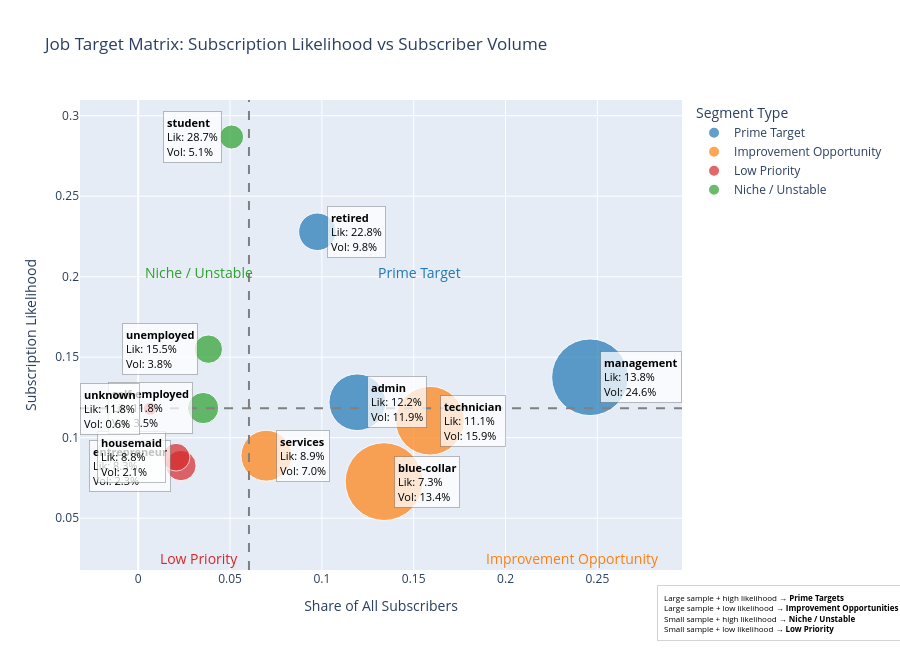

Notebook source saved alongside this figure:
### Markdown cell above
Yes, retired customers are more likely to subscribe than working professionals
> Summary:
> - Students and Retired customers show the highest subscription likelihood, but they represent relatively small portions of the subscriber base
> - Most subscribers come from working professional groups such as management, technician, blue-collar, and admin
>   - These groups have lower likelihood but large population size, meaning even little improvements in conversion rates could generate substantial total gains

### Code cell
# Target Matrix with plotly to show the target segments based on subscription likelihood and subscriber volume by job category
import pandas as pd
import plotly.express as px

# --- Prepare data ---
df['y_binary'] = df['y'].apply(lambda x: 1 if x=='yes' else 0)

# Likelihood table
likelihood = (
    df.groupby('job')['y_binary']
    .mean()
    .reset_index()
    .rename(columns={'y_binary': 'likelihood'})
)

# Volume table (share of all subscribers)
subscriber_counts = (
    df[df['y'] == 'yes']
    .groupby('job')
    .size()
    .reset_index(name='subscriber_count')
)

total_subscribers = subscriber_counts['subscriber_count'].sum()
subscriber_counts['volume_share'] = subscriber_counts['subscriber_count'] / total_subscribers

# Sample size table
sample_size = df.groupby('job').size().reset_index(name='sample_size')

# Merge all metrics
merged = likelihood.merge(subscriber_counts, on='job', how='left')
merged = merged.merge(sample_size, on='job', how='left')
merged['volume_share'] = merged['volume_share'].fillna(0)

# --- Compute thresholds ---
likelihood_threshold = merged['likelihood'].median()
volume_threshold = merged['volume_share'].median()

# --- Assign quadrant labels ---
def classify_quadrant(row):
    if row['volume_share'] >= volume_threshold and row['likelihood'] >= likelihood_threshold:
        return "Prime Target"
    elif row['volume_share'] >= volume_threshold and row['likelihood'] < likelihood_threshold:
        return "Improvement Opportunity"
    elif row['volume_share'] < volume_threshold and row['likelihood'] >= likelihood_threshold:
        return "Niche / Unstable"
    else:
        return "Low Priority"

merged['quadrant'] = merged.apply(classify_quadrant, axis=1)

# --- Quadrant color map ---
quadrant_colors = {
    "Prime Target":  "#1f77b4",              # blue
    "Improvement Opportunity": "#ff7f0e",  # orange
    "Niche / Unstable": "#2ca02c",          # green
    "Low Priority": "#d62728"         # red 
}

# --- Base scatter ---
fig = px.scatter(
    merged,
    x='volume_share',
    y='likelihood',
    color='quadrant',
    size='sample_size',
    hover_data={
        "job": True,
        "likelihood": ":.2%",
        "volume_share": ":.2%",
        "sample_size": True,
        "subscriber_count": True,
        "quadrant": True
    },
    title="Job Target Matrix: Subscription Likelihood vs Subscriber Volume",
    labels={'volume_share': 'Share of All Subscribers', 'likelihood': 'Subscription Likelihood'},
    size_max=55,
    color_discrete_map=quadrant_colors
)

# Add quadrant reference lines
fig.add_hline(y=likelihood_threshold, line_dash="dash", line_color="gray")
fig.add_vline(x=volume_threshold, line_dash="dash", line_color="gray")

fig.update_layout(width=900, height=650, legend_title_text="Segment Type")

# --- Quadrant labels ---
x_min, x_max = merged['volume_share'].min(), merged['volume_share'].max()
y_min, y_max = merged['likelihood'].min(), merged['likelihood'].max()
x_left  = (x_min + volume_threshold) / 2
x_right = (volume_threshold + x_max) / 2 
y_bottom = (y_min + likelihood_threshold) / 2 # not used but calculated for consistency
y_top    = (likelihood_threshold + y_max) / 2

# for improving the readability of "Improvement Opportunity" and "Low Priority" labels in the graph, we set a specific location for it
x_improve = volume_threshold + (x_max - volume_threshold) * 0.95
y_improve = y_min + (likelihood_threshold - y_min) * -1.05

fig.add_annotation(x=x_right, y=y_top, text="Prime Target", showarrow=False, font=dict(size=14, color= "#1f77b4"))
fig.add_annotation(x=x_improve, y=y_improve, text="Improvement Opportunity", showarrow=False, font=dict(size=14, color="#ff7f0e"))
fig.add_annotation(x=x_left, y=y_top, text="Niche / Unstable", showarrow=False, font=dict(size=14, color= "#2ca02c"))
fig.add_annotation(x=x_left, y=y_improve, text="Low Priority", showarrow=False, font=dict(size=14, color="#d62728"))

# --- Bubble labels ---
for _, row in merged.iterrows():

    label_text = (
        f"<b>{row['job']}</b><br>"
        f"Lik: {row['likelihood']:.1%}<br>"
        f"Vol: {row['volume_share']:.1%}"
    )

    if row['volume_share'] < volume_threshold:
        xanchor = "right"
        xshift = -10
    else:
        xanchor = "left"
        xshift = 10


    fig.add_annotation(
        x=row['volume_share'],
        y=row['likelihood'],
        text=label_text,
        showarrow=False,
        font=dict(size=11, color="black"),
        align="left",
        xanchor=xanchor,
        yanchor="middle",
        xshift=xshift,
        bgcolor="rgba(255,255,255,0.75)",
        bordercolor="rgba(0,0,0,0.25)",
        borderwidth=1,
        borderpad=3
    )
    # Add information box explaining quadrants
    fig.add_annotation(
        x=1.37, y=-0.15, xref="paper", yref="paper",
        text=(
        "Large sample + high likelihood → <b>Prime Targets</b><br>"
        "Large sample + low likelihood → <b>Improvement Opportunities</b><br>"
        "Small sample + high likelihood → <b>Niche / Unstable</b><br>"
        "Small sample + low likelihood → <b>Low Priority</b>"
        ),
        showarrow=False,
        align="left",
        font=dict(size=8, color="black"),
        bordercolor="lightgrey",
        borderwidth=1,
        borderpad=6,
        bgcolor="white",
        opacity=0.9)

fig.show()

### Figure 1 — Plotly figure (JSON) as saved in the notebook; plotly's stock layout.template omitted (floating-point values rounded to 4 significant figures)
{"data": [{"customdata": [["admin", 5171, 631, "Prime Target"], ["management", 9458, 1301, "Prime Target"], ["retired", 2264, 516, "Prime Target"]], "hovertemplate": "quadrant=%{customdata[3]}<br>Share of All Subscribers=%{x:.2%}<br>Subscription Likelihood=%{y:.2%}<br>sample_size=%{customdata[1]}<br>job=%{customdata[0]}<br>subscriber_count=%{customdata[2]}<extra></extra>", "legendgroup": "Prime Target", "marker": {"color": "#1f77b4", "size": [5171, 9458, 2264], "sizemode": "area", "sizeref": 3.217, "symbol": "circle"}, "mode": "markers", "name": "Prime Target", "orientation": "v", "showlegend": true, "type": "scatter", "x": [0.1193, 0.246, 0.09756], "xaxis": "x", "y": [0.122, 0.1376, 0.2279], "yaxis": "y"}, {"customdata": [["blue-collar", 9732, 708, "Improvement Opportunity"], ["services", 4154, 369, "Improvement Opportunity"], ["technician", 7597, 840, "Improvement Opportunity"]], "hovertemplate": "quadrant=%{customdata[3]}<br>Share of All Subscribers=%{x:.2%}<br>Subscription Likelihood=%{y:.2%}<br>sample_size=%{customdata[1]}<br>job=%{customdata[0]}<br>subscriber_count=%{customdata[2]}<extra></extra>", "legendgroup": "Improvement Opportunity", "marker": {"color": "#ff7f0e", "size": [9732, 4154, 7597], "sizemode": "area", "sizeref": 3.217, "symbol": "circle"}, "mode": "markers", "name": "Improvement Opportunity", "orientation": "v", "showlegend": true, "type": "scatter", "x": [0.1339, 0.06977, 0.1588], "xaxis": "x", "y": [0.07275, 0.08883, 0.1106], "yaxis": "y"}, {"customdata": [["entrepreneur", 1487, 123, "Low Priority"], ["housemaid", 1240, 109, "Low Priority"], ["unknown", 288, 34, "Low Priority"]], "hovertemplate": "quadrant=%{customdata[3]}<br>Share of All Subscribers=%{x:.2%}<br>Subscription Likelihood=%{y:.2%}<br>sample_size=%{customdata[1]}<br>job=%{customdata[0]}<br>subscriber_count=%{customdata[2]}<extra></extra>", "legendgroup": "Low Priority", "marker": {"color": "#d62728", "size": [1487, 1240, 288], "sizemode": "area", "sizeref": 3.217, "symbol": "circle"}, "mode": "markers", "name": "Low Priority", "orientation": "v", "showlegend": true, "type": "scatter", "x": [0.02326, 0.02061, 0.006428], "xaxis": "x", "y": [0.08272, 0.0879, 0.1181], "yaxis": "y"}, {"customdata": [["self-employed", 1579, 187, "Niche / Unstable"], ["student", 938, 269, "Niche / Unstable"], ["unemployed", 1303, 202, "Niche / Unstable"]], "hovertemplate": "quadrant=%{customdata[3]}<br>Share of All Subscribers=%{x:.2%}<br>Subscription Likelihood=%{y:.2%}<br>sample_size=%{customdata[1]}<br>job=%{customdata[0]}<br>subscriber_count=%{customdata[2]}<extra></extra>", "legendgroup": "Niche / Unstable", "marker": {"color": "#2ca02c", "size": [1579, 938, 1303], "sizemode": "area", "sizeref": 3.217, "symbol": "circle"}, "mode": "markers", "name": "Niche / Unstable", "orientation": "v", "showlegend": true, "type": "scatter", "x": [0.03536, 0.05086, 0.03819], "xaxis": "x", "y": [0.1184, 0.2868, 0.155], "yaxis": "y"}], "layout": {"annotations": [{"font": {"color": "#1f77b4", "size": 14}, "showarrow": false, "text": "Prime Target", "x": 0.1531, "y": 0.2025}, {"font": {"color": "#ff7f0e", "size": 14}, "showarrow": false, "text": "Improvement Opportunity", "x": 0.2367, "y": 0.02498}, {"font": {"color": "#2ca02c", "size": 14}, "showarrow": false, "text": "Niche / Unstable", "x": 0.03337, "y": 0.2025}, {"font": {"color": "#d62728", "size": 14}, "showarrow": false, "text": "Low Priority", "x": 0.03337, "y": 0.02498}, {"align": "left", "bgcolor": "rgba(255,255,255,0.75)", "bordercolor": "rgba(0,0,0,0.25)", "borderpad": 3, "borderwidth": 1, "font": {"color": "black", "size": 11}, "showarrow": false, "text": "<b>admin</b><br>Lik: 12.2%<br>Vol: 11.9%", "x": 0.1193, "xanchor": "left", "xshift": 10, "y": 0.122, "yanchor": "middle"}, {"align": "left", "bgcolor": "white", "bordercolor": "lightgrey", "borderpad": 6, "borderwidth": 1, "font": {"color": "black", "size": 8}, "opacity": 0.9, "showarrow": false, "text": "Large sample + high likelihood → <b>Prime Targets</b><br>Large sample + low likelihood → <b>Improvement Opportunities</b><br>Small sample + high likelihood → <b>Niche / Unstable</b><br>Small sample + low likelihood → <b>Low Priority</b>", "x": 1.37, "xref": "paper", "y": -0.15, "yref": "paper"}, {"align": "left", "bgcolor": "rgba(255,255,255,0.75)", "bordercolor": "rgba(0,0,0,0.25)", "borderpad": 3, "borderwidth": 1, "font": {"color": "black", "size": 11}, "showarrow": false, "text": "<b>blue-collar</b><br>Lik: 7.3%<br>Vol: 13.4%", "x": 0.1339, "xanchor": "left", "xshift": 10, "y": 0.07275, "yanchor": "middle"}, {"align": "left", "bgcolor": "white", "bordercolor": "lightgrey", "borderpad": 6, "borderwidth": 1, "font": {"color": "black", "size": 8}, "opacity": 0.9, "showarrow": false, "text": "Large sample + high likelihood → <b>Prime Targets</b><br>Large sample + low likelihood → <b>Improvement Opportunities</b><br>Small sample + high likelihood → <b>Niche / Unstable</b><br>Small sample + low likelihood → <b>Low Priority</b>", "x": 1.37, "xref": "paper", "y": -0.15, "yref": "paper"}, {"align": "left", "bgcolor": "rgba(255,255,255,0.75)", "bordercolor": "rgba(0,0,0,0.25)", "borderpad": 3, "borderwidth": 1, "font": {"color": "black", "size": 11}, "showarrow": false, "text": "<b>entrepreneur</b><br>Lik: 8.3%<br>Vol: 2.3%", "x": 0.02326, "xanchor": "right", "xshift": -10, "y": 0.08272, "yanchor": "middle"}, {"align": "left", "bgcolor": "white", "bordercolor": "lightgrey", "borderpad": 6, "borderwidth": 1, "font": {"color": "black", "size": 8}, "opacity": 0.9, "showarrow": false, "text": "Large sample + high likelihood → <b>Prime Targets</b><br>Large sample + low likelihood → <b>Improvement Opportunities</b><br>Small sample + high likelihood → <b>Niche / Unstable</b><br>Small sample + low likelihood → <b>Low Priority</b>", "x": 1.37, "xref": "paper", "y": -0.15, "yref": "paper"}, {"align": "left", "bgcolor": "rgba(255,255,255,0.75)", "bordercolor": "rgba(0,0,0,0.25)", "borderpad": 3, "borderwidth": 1, "font": {"color": "black", "size": 11}, "showarrow": false, "text": "<b>housemaid</b><br>Lik: 8.8%<br>Vol: 2.1%", "x": 0.02061, "xanchor": "right", "xshift": -10, "y": 0.0879, "yanchor": "middle"}, {"align": "left", "bgcolor": "white", "bordercolor": "lightgrey", "borderpad": 6, "borderwidth": 1, "font": {"color": "black", "size": 8}, "opacity": 0.9, "showarrow": false, "text": "Large sample + high likelihood → <b>Prime Targets</b><br>Large sample + low likelihood → <b>Improvement Opportunities</b><br>Small sample + high likelihood → <b>Niche / Unstable</b><br>Small sample + low likelihood → <b>Low Priority</b>", "x": 1.37, "xref": "paper", "y": -0.15, "yref": "paper"}, {"align": "left", "bgcolor": "rgba(255,255,255,0.75)", "bordercolor": "rgba(0,0,0,0.25)", "borderpad": 3, "borderwidth": 1, "font": {"color": "black", "size": 11}, "showarrow": false, "text": "<b>management</b><br>Lik: 13.8%<br>Vol: 24.6%", "x": 0.246, "xanchor": "left", "xshift": 10, "y": 0.1376, "yanchor": "middle"}, {"align": "left", "bgcolor": "white", "bordercolor": "lightgrey", "borderpad": 6, "borderwidth": 1, "font": {"color": "black", "size": 8}, "opacity": 0.9, "showarrow": false, "text": "Large sample + high likelihood → <b>Prime Targets</b><br>Large sample + low likelihood → <b>Improvement Opportunities</b><br>Small sample + high likelihood → <b>Niche / Unstable</b><br>Small sample + low likelihood → <b>Low Priority</b>", "x": 1.37, "xref": "paper", "y": -0.15, "yref": "paper"}, {"align": "left", "bgcolor": "rgba(255,255,255,0.75)", "bordercolor": "rgba(0,0,0,0.25)", "borderpad": 3, "borderwidth": 1, "font": {"color": "black", "size": 11}, "showarrow": false, "text": "<b>retired</b><br>Lik: 22.8%<br>Vol: 9.8%", "x": 0.09756, "xanchor": "left", "xshift": 10, "y": 0.2279, "yanchor": "middle"}, {"align": "left", "bgcolor": "white", "bordercolor": "lightgrey", "borderpad": 6, "borderwidth": 1, "font": {"color": "black", "size": 8}, "opacity": 0.9, "showarrow": false, "text": "Large sample + high likelihood → <b>Prime Targets</b><br>Large sample + low likelihood → <b>Improvement Opportunities</b><br>Small sample + high likelihood → <b>Niche / Unstable</b><br>Small sample + low likelihood → <b>Low Priority</b>", "x": 1.37, "xref": "paper", "y": -0.15, "yref": "paper"}, {"align": "left", "bgcolor": "rgba(255,255,255,0.75)", "bordercolor": "rgba(0,0,0,0.25)", "borderpad": 3, "borderwidth": 1, "font": {"color": "black", "size": 11}, "showarrow": false, "text": "<b>self-employed</b><br>Lik: 11.8%<br>Vol: 3.5%", "x": 0.03536, "xanchor": "right", "xshift": -10, "y": 0.1184, "yanchor": "middle"}, {"align": "left", "bgcolor": "white", "bordercolor": "lightgrey", "borderpad": 6, "borderwidth": 1, "font": {"color": "black", "size": 8}, "opacity": 0.9, "showarrow": false, "text": "Large sample + high likelihood → <b>Prime Targets</b><br>Large sample + low likelihood → <b>Improvement Opportunities</b><br>Small sample + high likelihood → <b>Niche / Unstable</b><br>Small sample + low likelihood → <b>Low Priority</b>", "x": 1.37, "xref": "paper", "y": -0.15, "yref": "paper"}, {"align": "left", "bgcolor": "rgba(255,255,255,0.75)", "bordercolor": "rgba(0,0,0,0.25)", "borderpad": 3, "borderwidth": 1, "font": {"color": "black", "size": 11}, "showarrow": false, "text": "<b>services</b><br>Lik: 8.9%<br>Vol: 7.0%", "x": 0.06977, "xanchor": "left", "xshift": 10, "y": 0.08883, "yanchor": "middle"}, {"align": "left", "bgcolor": "white", "bordercolor": "lightgrey", "borderpad": 6, "borderwidth": 1, "font": {"color": "black", "size": 8}, "opacity": 0.9, "showarrow": false, "text": "Large sample + high likelihood → <b>Prime Targets</b><br>Large sample + low likelihood → <b>Improvement Opportunities</b><br>Small sample + high likelihood → <b>Niche / Unstable</b><br>Small sample + low likelihood → <b>Low Priority</b>", "x": 1.37, "xref": "paper", "y": -0.15, "yref": "paper"}, {"align": "left", "bgcolor": "rgba(255,255,255,0.75)", "bordercolor": "rgba(0,0,0,0.25)", "borderpad": 3, "borderwidth": 1, "font": {"color": "black", "size": 11}, "showarrow": false, "text": "<b>student</b><br>Lik: 28.7%<br>Vol: 5.1%", "x": 0.05086, "xanchor": "right", "xshift": -10, "y": 0.2868, "yanchor": "middle"}, {"align": "left", "bgcolor": "white", "bordercolor": "lightgrey", "borderpad": 6, "borderwidth": 1, "font": {"color": "black", "size": 8}, "opacity": 0.9, "showarrow": false, "text": "Large sample + high likelihood → <b>Prime Targets</b><br>Large sample + low likelihood → <b>Improvement Opportunities</b><br>Small sample + high likelihood → <b>Niche / Unstable</b><br>Small sample + low likelihood → <b>Low Priority</b>", "x": 1.37, "xref": "paper", "y": -0.15, "yref": "paper"}, {"align": "left", "bgcolor": "rgba(255,255,255,0.75)", "bordercolor": "rgba(0,0,0,0.25)", "borderpad": 3, "borderwidth": 1, "font": {"color": "black", "size": 11}, "showarrow": false, "text": "<b>technician</b><br>Lik: 11.1%<br>Vol: 15.9%", "x": 0.1588, "xanchor": "left", "xshift": 10, "y": 0.1106, "yanchor": "middle"}, {"align": "left", "bgcolor": "white", "bordercolor": "lightgrey", "borderpad": 6, "borderwidth": 1, "font": {"color": "black", "size": 8}, "opacity": 0.9, "showarrow": false, "text": "Large sample + high likelihood → <b>Prime Targets</b><br>Large sample + low likelihood → <b>Improvement Opportunities</b><br>Small sample + high likelihood → <b>Niche / Unstable</b><br>Small sample + low likelihood → <b>Low Priority</b>", "x": 1.37, "xref": "paper", "y": -0.15, "yref": "paper"}, {"align": "left", "bgcolor": "rgba(255,255,255,0.75)", "bordercolor": "rgba(0,0,0,0.25)", "borderpad": 3, "borderwidth": 1, "font": {"color": "black", "size": 11}, "showarrow": false, "text": "<b>unemployed</b><br>Lik: 15.5%<br>Vol: 3.8%", "x": 0.03819, "xanchor": "right", "xshift": -10, "y": 0.155, "yanchor": "middle"}, {"align": "left", "bgcolor": "white", "bordercolor": "lightgrey", "borderpad": 6, "borderwidth": 1, "font": {"color": "black", "size": 8}, "opacity": 0.9, "showarrow": false, "text": "Large sample + high likelihood → <b>Prime Targets</b><br>Large sample + low likelihood → <b>Improvement Opportunities</b><br>Small sample + high likelihood → <b>Niche / Unstable</b><br>Small sample + low likelihood → <b>Low Priority</b>", "x": 1.37, "xref": "paper", "y": -0.15, "yref": "paper"}, {"align": "left", "bgcolor": "rgba(255,255,255,0.75)", "bordercolor": "rgba(0,0,0,0.25)", "borderpad": 3, "borderwidth": 1, "font": {"color": "black", "size": 11}, "showarrow": false, "text": "<b>unknown</b><br>Lik: 11.8%<br>Vol: 0.6%", "x": 0.006428, "xanchor": "right", "xshift": -10, "y": 0.1181, "yanchor": "middle"}, {"align": "left", "bgcolor": "white", "bordercolor": "lightgrey", "borderpad": 6, "borderwidth": 1, "font": {"color": "black", "size": 8}, "opacity": 0.9, "showarrow": false, "text": "Large sample + high likelihood → <b>Prime Targets</b><br>Large sample + low likelihood → <b>Improvement Opportunities</b><br>Small sample + high likelihood → <b>Niche / Unstable</b><br>Small sample + low likelihood → <b>Low Priority</b>", "x": 1.37, "xref": "paper", "y": -0.15, "yref": "paper"}], "height": 650, "legend": {"itemsizing": "constant", "title": {"text": "Segment Type"}, "tracegroupgap": 0}, "shapes": [{"line": {"color": "gray", "dash": "dash"}, "type": "line", "x0": 0, "x1": 1, "xref": "x domain", "y0": 0.1182, "y1": 0.1182, "yref": "y"}, {"line": {"color": "gray", "dash": "dash"}, "type": "line", "x0": 0.06031, "x1": 0.06031, "xref": "x", "y0": 0, "y1": 1, "yref": "y domain"}], "title": {"text": "Job Target Matrix: Subscription Likelihood vs Subscriber Volume"}, "width": 900, "xaxis": {"anchor": "y", "domain": [0, 1], "title": {"text": "Share of All Subscribers"}}, "yaxis": {"anchor": "x", "domain": [0, 1], "title": {"text": "Subscription Likelihood"}}}}
